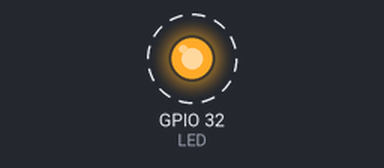
Recording of a program running on a simulated ESP32. Shown: output pins drawn as LEDs (lit = HIGH). Dashed ring = blinking. What the program prints to the serial monitor is not drawn.

Above: at 0.5 s.
Timing chart, 0 to 4.6 s (numbered marks = the images above):
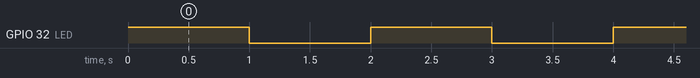

Measured:
- by itself, GPIO 32 (LED): alternates HIGH for 1.0 s and LOW for 1.0 s

The program:

main.cpp
```cpp
#include <Arduino.h>

#define LED 32 //pin labelled 32 on the board

void setup() {
  Serial.begin(115200);
  pinMode(LED, OUTPUT);
}

void loop() {
  digitalWrite(LED, HIGH);
  Serial.println("on");
  delay(1000);
  digitalWrite(LED, LOW);
  Serial.println("off");
  delay(1000);
}
```
